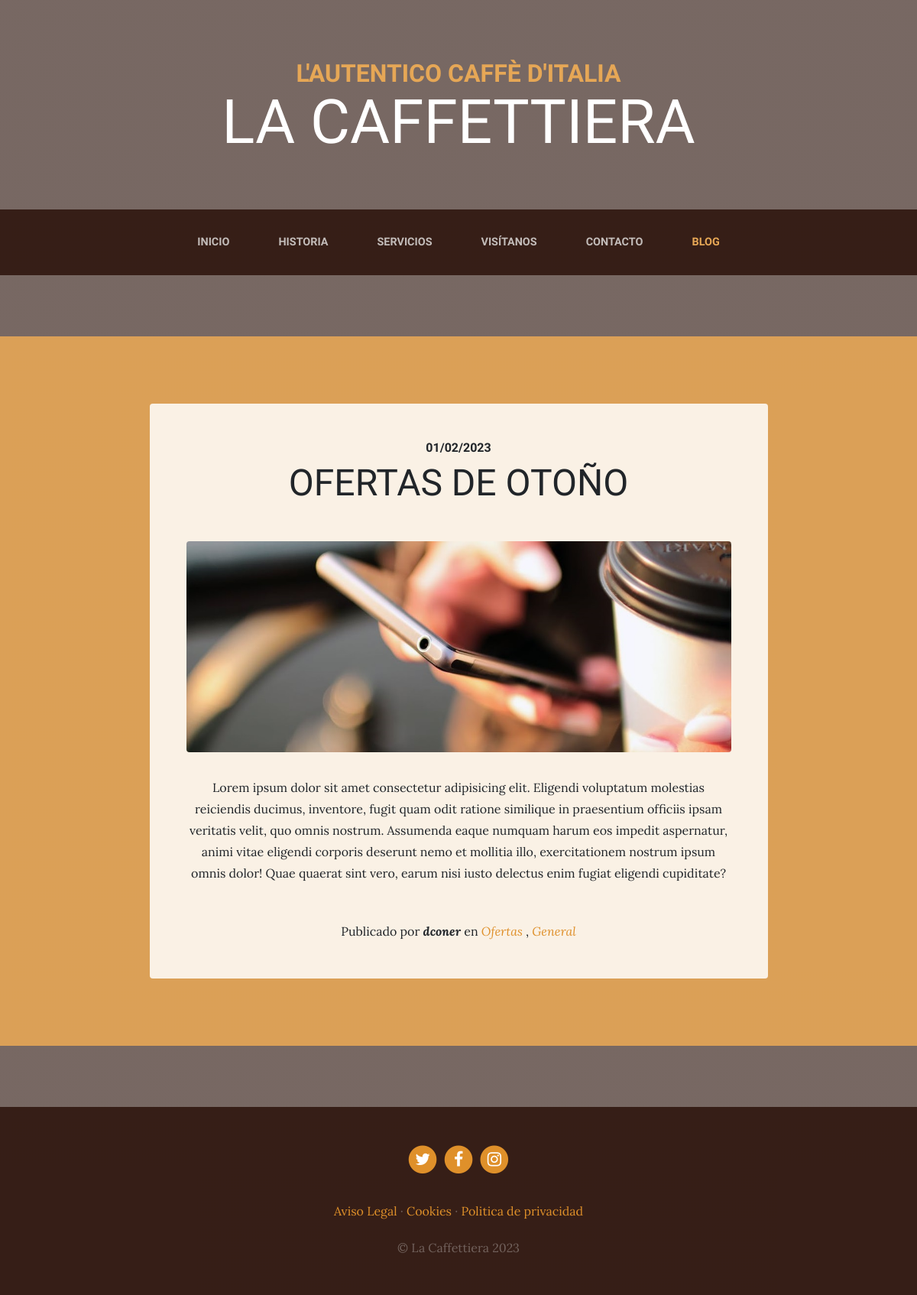
Screenshot of /blog/ with the database file from the repository.
### blog/models.py (models this page shows, shortened)
class Post(models.Model):
    title = models.CharField(max_length=200, verbose_name='Titulo')
    content = models.TextField(verbose_name='Contenido')
    published = models.DateTimeField(
        verbose_name='Fecha de publicación', default=now)
    image = models.ImageField(verbose_name='Imagen',
                              upload_to='blog', null=True, blank=True)
    author = models.ForeignKey(
        User, verbose_name='Autor', on_delete=models.CASCADE)
    categories = models.ManyToManyField(
        Category, verbose_name='Categorias', related_name='get_posts')
    created = models.DateTimeField(
        auto_now_add=True, verbose_name='Fecha de creación')
    updated = models.DateTimeField(
        auto_now=True, verbose_name='Fecha de última modificación')
    class Meta:
        verbose_name = "entrada"
        verbose_name_plural = "entradas"
        ordering = ['-created']

class Category(models.Model):
    name = models.CharField(max_length=100, verbose_name='Nombre')
    created = models.DateTimeField(
        auto_now_add=True, verbose_name='Fecha de creación')
    updated = models.DateTimeField(
        auto_now=True, verbose_name='Fecha de última modificación')
    class Meta:
        verbose_name = "categoria"
        verbose_name_plural = "categorias"
        ordering = ['-created']

### pages/models.py (models this page shows, shortened)
class Page(models.Model):
    title = models.CharField(verbose_name='Titulo', max_length=200)
    context = RichTextField(verbose_name='Contenido')
    order = models.SmallIntegerField(verbose_name='Orden', default=0)
    created = models.DateTimeField(
        auto_now_add=True, verbose_name='Fecha de creación')
    updated = models.DateTimeField(
        auto_now=True, verbose_name='Fecha de última modificación')
    class Meta:
        verbose_name = "pagina"
        verbose_name_plural = "paginas"
        ordering = ['order', 'title']

### blog/views.py (the view)
# urls.py: path('', views.blog, name='blog'),
def blog(request):
    posts = Post.objects.all()
    return render(request, 'blog/blog.html', {'posts': posts})

### pages/templatetags/pages_extra.py (called while the page is built)
@register.simple_tag
def get_page_list():
    pages = Page.objects.all()
    return pages

### social/processors.py (called while the page is built)
def context_dict(request):
    ctx = {}
    links = Link.objects.all()
    for link in links:
        ctx[link.key] = link.url
    return ctx

### blog/templates/blog/blog.html (shortened to what this page needs)
{% extends 'core/_base.html' %}
{% load static %}
{% block content %}
{% for post in posts %}
<section class="page-section cta">
  <div class="container">
    <div class="row">
      <div class="col-xl-9 mx-auto">
        <div class="cta-innerv text-center rounded">
          <h2 class="section-heading mb-5">
            <span class="section-heading-upper">{{ post.published|date:"SHORT_DATE_FORMAT" }}</span>
            <span class="section-heading-lower">{{ post.title }}</span>
          </h2>
          <p class="mb-0">
            <img class="mx-auto d-flex rounded img-fluid mb-3 mb-lg-0" src="{{ post.image.url }}" alt="">
          </p>
          <p class="mb-0 mbt">
            {{ post.content|linebreaks }}
          </p>
          <p class="mb-0 mbt">
            <span class="section-heading-under">Publicado por <em><b>{{ post.author }}</b></em> en
              {% for category in post.categories.all %}
              <em><a href="{% url 'category' category.id %}" class="link">{{ category.name }}</a></em>
              {% if not forloop.last %},{% endif %}
              {% endfor %}
            </span>
          </p>
        </div>
      </div>
    </div>
  </div>
</section>
{% endfor %}
{% endblock %}

### core/templates/core/_base.html (shortened to what this page needs)
<!DOCTYPE html>
<html lang="en">
<head>
    {% load static %}
    <link href="{% static 'core/vendor/bootstrap/css/bootstrap.min.css' %}" rel="stylesheet">
    <link href="{% static 'core/vendor/font-awesome/css/font-awesome.min.css' %}" rel="stylesheet" type="text/css">
    <link href="{% static 'core/css/business-casual.css' %}" rel="stylesheet">
</head>
<body>
    <h1 class="site-heading text-center text-white d-none d-lg-block">
        <span class="site-heading-upper text-primary mb-3">L'autentico caffè d'italia</span>
        <span class="site-heading-lower">La Caffettiera</span>
    </h1>
    <nav class="navbar navbar-expand-lg navbar-dark py-lg-4" id="mainNav">
        <div class="container">
            <div class="collapse navbar-collapse" id="navbarResponsive">
                <ul class="navbar-nav mx-auto">
                    <li class="nav-item px-lg-4 {% if request.path == '/' %}active{% endif %}">
                        <a class="nav-link text-uppercase text-expanded" href="{% url 'home' %}">Inicio</a>
                    </li>
                    <li class="nav-item px-lg-4 {% if request.path == '/about' %}active{% endif %}">
                        <a class="nav-link text-uppercase text-expanded" href="{% url 'about' %}">Historia</a>
                    </li>
                    <li class="nav-item px-lg-4 {% if request.path == '/services' %}active{% endif %}">
                        <a class="nav-link text-uppercase text-expanded" href="{% url 'services' %}">Servicios</a>
                    </li>
                    <li class="nav-item px-lg-4 {% if request.path == '/store' %}active{% endif %}">
                        <a class="nav-link text-uppercase text-expanded" href="{% url 'store' %}">Visítanos</a>
                    </li>
                    <li class="nav-item px-lg-4 {% if request.path == '/contact' %}active{% endif %}">
                        <a class="nav-link text-uppercase text-expanded" href="{% url 'contact' %}">Contacto</a>
                    </li>
                    <li class="nav-item px-lg-4 {% if request.path|slice:':6' == '/blog/' %}active{% endif %}">
                        <a class="nav-link text-uppercase text-expanded" href="{% url 'blog' %}">Blog</a>
                    </li>
                </ul>
            </div>
        </div>
    </nav>
    {% block content %} {% endblock %}
    <footer class="footer text-faded text-center py-5">
        <div class="container">
            <p class="m-0">
                {% if LINK_TWITTER %}
                <a href="{{ LINK_TWITTER }}" class="link">
                    <span class="fa-stack fa-lg">
                        <i class="fa fa-circle fa-stack-2x"></i>
                        <i class="fa fa-twitter fa-stack-1x fa-inverse"></i>
                    </span>
                </a>
                {% endif %}
                {% if LINK_FACEBOOK %}
                <a href="{{ LINK_FACEBOOK }}" class="link">
                    <span class="fa-stack fa-lg">
                        <i class="fa fa-circle fa-stack-2x"></i>
                        <i class="fa fa-facebook fa-stack-1x fa-inverse"></i>
                    </span>
                </a>
                {% endif %}
                {% if LINK_INSTAGRAM %}
                <a href="{{ LINK_INSTAGRAM }}" class="link">
                    <span class="fa-stack fa-lg">
                        <i class="fa fa-circle fa-stack-2x"></i>
                        <i class="fa fa-instagram fa-stack-1x fa-inverse"></i>
                    </span>
                </a>
                {% endif %}
            </p>
            <p class="m-0 mbt">
                {% load pages_extra %}
                {% get_page_list as page_list %}
                {% for page in page_list %}
                <a href="{% url 'page' page.id page.title|slugify %}" class="link">{{ page.title }}</a>
                {% if not forloop.last %}·{% endif %}
                {% endfor %}
            </p>
            <p class="m-0 mbt1">&copy; La Caffettiera 2023</p>
        </div>
    </footer>
</body>
</html>

### core/static/core/css/business-casual.css (style rules this page uses)
body { font-family: 'Lora'; background: linear-gradient(rgba(47, 23, 15, 0.65), rgba(47, 23, 15, 0.65)), url("../img/bg.jpg"); background-attachment: fixed; background-position: center; background-size: cover; }
h1, h2, h3, h4, h5, h6 { font-family: 'Raleway'; }
p { line-height: 1.75; }
.text-faded { color: rgba(255, 255, 255, 0.3); }
.site-heading { margin-top: 5rem; margin-bottom: 5rem; text-transform: uppercase; line-height: 1; font-family: 'Raleway'; }
.site-heading .site-heading-upper { display: block; font-size: 2rem; font-weight: 800; }
.site-heading .site-heading-lower { font-size: 5rem; font-weight: 100; line-height: 4rem; }
.page-section { margin-top: 5rem; margin-bottom: 5rem; }
.section-heading { text-transform: uppercase; }
.section-heading .section-heading-upper { display: block; font-size: 1rem; font-weight: 800; padding-bottom:.5rem; }
.section-heading .section-heading-lower { display: block; font-size: 3rem; font-weight: 100; }
#mainNav { background-color: rgba(47, 23, 15, 0.9); font-family: 'Raleway'; }
#mainNav .navbar-nav .nav-item .nav-link { color: rgba(255, 255, 255, 0.7); font-weight: 800; }
#mainNav .navbar-nav .nav-item.active .nav-link { color: #e6a756; }
@media (min-width: 992px) { #mainNav .navbar-nav .nav-item .nav-link { font-size: 0.9rem; } }
.cta { padding-top: 5rem; padding-bottom: 5rem; background-color: rgba(230, 167, 86, 0.9); }
.cta .cta-innerv { position: relative; padding: 3rem; margin: 0.5rem; background-color: rgba(255, 255, 255, 0.85); }
.footer { background-color: rgba(47, 23, 15, 0.9); }
.text-primary { color: #e6a756 !important; }
.mbt { padding-top: 2rem; }
.mbt1 { padding-top: 1.25rem; }
a.link { color: #df902a; }

### rows the page displays
Post: published "01/02/2023", title "OFERTAS DE OTOÑO", image (picture), content "Lorem ipsum dolor sit amet consectetur adipisicing elit. Eligendi voluptatum molestias reiciendis ducimus, inventore, fugit quam odit ratione similique in praesentium officiis ipsam veritatis velit, quo omnis nostrum. Assumenda eaque numquam harum eos impedit aspernatur, animi vitae eligendi corporis deserunt nemo et mollitia illo, exercitationem nostrum ipsum omnis dolor! Quae quaerat sint vero, earum nisi iusto delectus enim fugiat eligendi cupiditate?", author "dconer"
Category: name "Ofertas"
Category: name "General"
Page: title "Aviso Legal"
Page: title "Cookies"
Page: title "Politica de privacidad"
